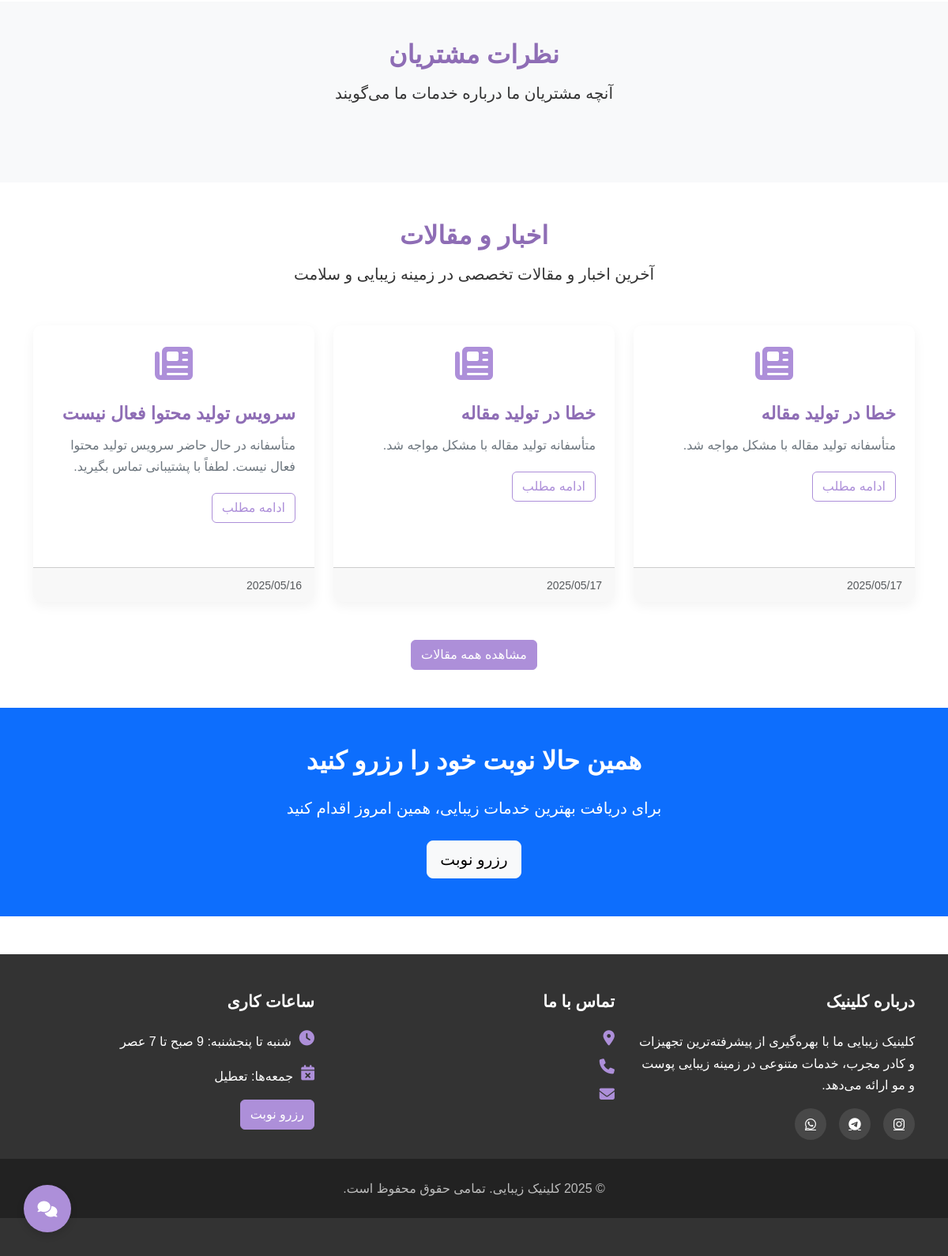
Before: / (lower part) with the older database file.
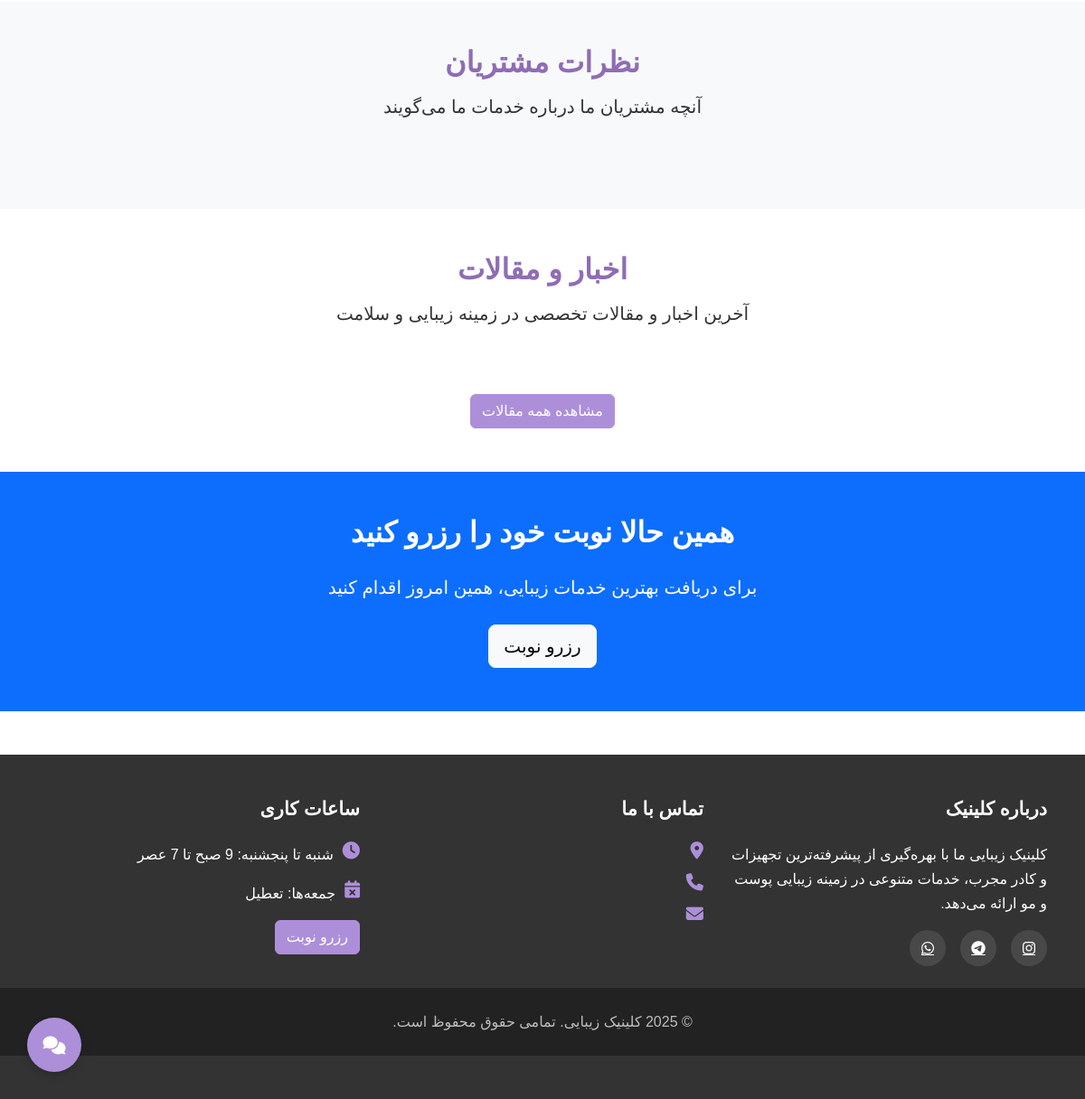
After: the same page with the newer database file.
### models.py (models this page shows)
class News(db.Model):
    id = db.Column(db.Integer, primary_key=True)
    title = db.Column(db.String(150), nullable=False)
    content = db.Column(db.Text, nullable=False)
    image_url = db.Column(db.String(255), default='')
    created_at = db.Column(db.DateTime, default=datetime.utcnow)
    is_published = db.Column(db.Boolean, default=True)
    is_ai_generated = db.Column(db.Boolean, default=False)

### routes.py (the view)
@main.route('/')
def index():
    featured_services = Service.query.limit(4).all()
    featured_doctors = Doctor.query.limit(3).all()
    latest_news = News.query.filter_by(is_published=True).order_by(News.created_at.desc()).limit(3).all()
    featured_portfolio = Portfolio.query.filter_by(is_featured=True).limit(6).all()
    recent_reviews = Review.query.filter_by(is_approved=True).order_by(Review.created_at.desc()).limit(5).all()
    return render_template('index.html',
                           services=featured_services,
                           doctors=featured_doctors,
                           news=latest_news,
                           portfolio=featured_portfolio,
                           reviews=recent_reviews)

### app.py (called while the page is built)
def create_app():
    app = Flask(__name__)
    app.config['SECRET_KEY'] = 'your_secret_key'  # حتماً یه کلید قوی بساز
    app.config['SQLALCHEMY_DATABASE_URI'] = 'sqlite:///beauty_clinic.db'
    app.config['SQLALCHEMY_TRACK_MODIFICATIONS'] = False
    @app.context_processor
    def inject_now():
        return {'now': datetime.utcnow()}
    db.init_app(app)
    admin.init_app(app)
    login_manager = LoginManager()
    login_manager.login_view = 'auth.login'  # اگر auth نداری می‌تونی برداری یا اصلاح کنی
    login_manager.init_app(app)
    @login_manager.user_loader
    def load_user(user_id):
        return User.query.get(int(user_id))
    app.register_blueprint(main)
    app.register_blueprint(auth_blueprint, url_prefix='/auth')
    app.register_blueprint(admin_bp)
    with app.app_context():
        db.create_all()
    return app

### templates/index.html (shortened to what this page needs)
{% extends "base.html" %}
{% block content %}
<section class="py-5 bg-light">
    <div class="container">
        <div class="text-center mb-5" data-aos="fade-up">
            <h2>نظرات مشتریان</h2>
            <p class="lead">آنچه مشتریان ما درباره خدمات ما می‌گویند</p>
        </div>
    </div>
</section>
<section class="py-5">
    <div class="container">
        <div class="text-center mb-5" data-aos="fade-up">
            <h2>اخبار و مقالات</h2>
            <p class="lead">آخرین اخبار و مقالات تخصصی در زمینه زیبایی و سلامت</p>
        </div>
        <div class="row">
            {% for item in news %}
            <div class="col-md-4 mb-4" data-aos="fade-up" data-aos-delay="{{ loop.index * 100 }}">
                <div class="card h-100">
                    {% if item.image_url %}
                    <img src="{{ item.image_url }}" class="card-img-top" alt="{{ item.title }}">
                    {% else %}
                    <div class="text-center pt-4">
                        <i class="fas fa-newspaper" style="font-size: 3rem; color: var(--primary-color);"></i>
                    </div>
                    {% endif %}
                    <div class="card-body">
                        <h5 class="card-title">{{ item.title }}</h5>
                        <p class="card-text">{{ item.content|truncate(100) }}</p>
                        <a href="{{ url_for('main.news_detail', news_id=item.id) }}" class="btn btn-outline-primary">ادامه مطلب</a>
                    </div>
                    <div class="card-footer text-muted">
                        <small>{{ item.created_at.strftime('%Y/%m/%d') }}</small>
                    </div>
                </div>
            </div>
            {% endfor %}
        </div>
        <div class="text-center mt-4">
            <a href="{{ url_for('main.news') }}" class="btn btn-primary">مشاهده همه مقالات</a>
        </div>
    </div>
</section>
<section class="py-5 bg-primary text-white">
    <div class="container text-center">
        <h2 class="text-white mb-4" data-aos="fade-up">همین حالا نوبت خود را رزرو کنید</h2>
        <p class="lead mb-4" data-aos="fade-up" data-aos-delay="100">برای دریافت بهترین خدمات زیبایی، همین امروز اقدام کنید</p>
        <a href="{{ url_for('main.booking') }}" class="btn btn-light btn-lg" data-aos="fade-up" data-aos-delay="200">رزرو نوبت</a>
    </div>
</section>
{% endblock %}

### templates/base.html (shortened to what this page needs)
<!DOCTYPE html>
<html lang="fa" dir="rtl">
<head>
    <link rel="stylesheet" href="https://cdn.jsdelivr.net/npm/bootstrap@5.3.2/dist/css/bootstrap.rtl.min.css">
    <link rel="stylesheet" href="https://cdnjs.cloudflare.com/ajax/libs/font-awesome/6.4.2/css/all.min.css">
    <link rel="stylesheet" href="https://cdn.jsdelivr.net/npm/persian-datepicker@1.2.0/dist/css/persian-datepicker.min.css">
    <link rel="stylesheet" href="https://cdn.jsdelivr.net/npm/aos@2.3.4/dist/aos.css">
    <link rel="stylesheet" href="{{ url_for('static', filename='css/style.css') }}">
</head>
<body>
    {% block content %}{% endblock %}
    <footer>
        <div class="container">
            <div class="row">
                <div class="col-lg-4 mb-4">
                    <h4 class="footer-heading">درباره کلینیک</h4>
                    <p>کلینیک زیبایی ما با بهره‌گیری از پیشرفته‌ترین تجهیزات و کادر مجرب، خدمات متنوعی در زمینه زیبایی پوست و مو ارائه می‌دهد.</p>
                    <div class="social-icons">
                        <a href="https://instagram.com/{{ config.CLINIC_INSTAGRAM }}" class="social-icon" target="_blank">
                            <i class="fab fa-instagram"></i>
                        </a>
                        <a href="#" class="social-icon">
                            <i class="fab fa-telegram"></i>
                        </a>
                        <a href="#" class="social-icon">
                            <i class="fab fa-whatsapp"></i>
                        </a>
                    </div>
                </div>
                <div class="col-lg-4 mb-4">
                    <h4 class="footer-heading">تماس با ما</h4>
                    <div class="footer-contact-item">
                        <i class="fas fa-map-marker-alt footer-contact-icon"></i>
                    </div>
                    <div class="footer-contact-item">
                        <i class="fas fa-phone footer-contact-icon"></i>
                    </div>
                    <div class="footer-contact-item">
                        <i class="fas fa-envelope footer-contact-icon"></i>
                    </div>
                </div>
                <div class="col-lg-4 mb-4">
                    <h4 class="footer-heading">ساعات کاری</h4>
                    <div class="footer-contact-item">
                        <i class="fas fa-clock footer-contact-icon"></i>
                        <div>شنبه تا پنجشنبه: 9 صبح تا 7 عصر</div>
                    </div>
                    <div class="footer-contact-item">
                        <i class="fas fa-calendar-times footer-contact-icon"></i>
                        <div>جمعه‌ها: تعطیل</div>
                    </div>
                    <div class="mt-3">
                        <a href="{{ url_for('main.booking') }}" class="btn btn-primary">رزرو نوبت</a>
                    </div>
                </div>
            </div>
        </div>
        <div class="footer-bottom">
            <div class="container">
                <p>&copy; {{ now.year }} کلینیک زیبایی. تمامی حقوق محفوظ است.</p>
            </div>
        </div>
    </footer>
    <div class="chat-widget">
        <div class="chat-button">
            <i class="fas fa-comments fa-lg"></i>
        </div>
    </div>
</body>
</html>

### static/css/style.css (style rules this page uses)
:root { --primary-color: #ad8fd9; --primary-light: #d5c4f1; --primary-dark: #8e6db5; --white: #ffffff; --light-gray: #f8f9fa; --dark-gray: #6c757d; --success: #28a745; --danger: #dc3545; --warning: #ffc107; --info: #17a2b8; }
body { font-family: 'Vazir', 'Tahoma', sans-serif; direction: rtl; text-align: right; background-color: var(--white); color: #333; line-height: 1.7; }
h1, h2, h3, h4, h5, h6 { font-weight: bold; color: var(--primary-dark); margin-bottom: 0.8rem; }
a { color: var(--primary-dark); transition: color 0.3s ease; }
.btn-primary { background-color: var(--primary-color); border-color: var(--primary-color); }
.chat-widget { position: fixed; bottom: 30px; left: 30px; z-index: 1000; }
.chat-button { width: 60px; height: 60px; border-radius: 50%; background-color: var(--primary-color); color: var(--white); display: flex; align-items: center; justify-content: center; cursor: pointer; box-shadow: 0 4px 10px rgba(0, 0, 0, 0.15); transition: all 0.3s ease; }
footer { background-color: #333; color: var(--white); padding: 3rem 0; margin-top: 3rem; }
.footer-heading { color: var(--white); margin-bottom: 1.5rem; font-size: 1.3rem; }
.footer-contact-item { display: flex; align-items: flex-start; margin-bottom: 1rem; }
.footer-contact-icon { color: var(--primary-color); margin-left: 10px; font-size: 1.2rem; }
.social-icons { display: flex; gap: 1rem; margin-top: 1rem; }
.social-icon { display: flex; align-items: center; justify-content: center; width: 40px; height: 40px; background-color: rgba(255, 255, 255, 0.1); border-radius: 50%; color: var(--white); transition: all 0.3s ease; }
.footer-bottom { background-color: #222; padding: 1.5rem 0; text-align: center; }
.footer-bottom p { margin: 0; color: rgba(255, 255, 255, 0.7); }
[data-aos] { transition-property: transform, opacity !important; }

Changed rows visible on the page:
removed News: title "خطا در تولید مقاله", content "متأسفانه تولید مقاله با مشکل مواجه شد.", created_at "2025/05/17"
removed News: title "خطا در تولید مقاله", content "متأسفانه تولید مقاله با مشکل مواجه شد.", created_at "2025/05/17"
removed News: title "سرویس تولید محتوا فعال نیست", content "متأسفانه در حال حاضر سرویس تولید محتوا فعال نیست. لطفاً با پشتیبانی تماس بگیرید.", created_at "2025/05/16"
